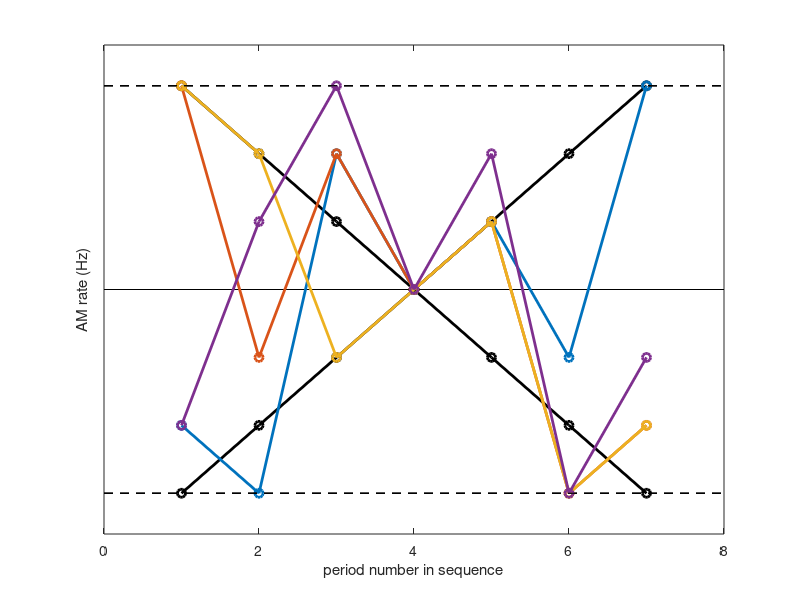

Recreate this plot in MATLAB. (Note: this script raises an error after producing the figure.)
function buffOUT = create_AM_jitter_matfiles_uniform_log2_v3
% New version for creating AM jitter stimuli. 
% Now done formulaically, along presumed perceptual axis.
% Also now always includes the "centroid" AM rate in the vectors, currently
% designed to be in the center position (i.e. 4th rate of vector length 7).
% This allows a standard comparison across randomized and ranked stimuli.
% 
% KP, 2016.

rng('shuffle');


%Stimulus parameters
AMrate      = 4; %Hz
AMrate_exp = log2(AMrate);
log2steps   = [1] ; 

N_periods   = 7; %must be an odd number, because "centroid" rate will always be included
AMrate_pos  = (N_periods+1)/2;
uniqueRates = N_periods;
reps = 4;


%Saving info
pn = 'D:\stim\AMjitter';
savedir = sprintf('AM_%iHz_final',AMrate);

%Plotting info
p_cols = hsv(length(log2steps));
hF = figure; clf

scrsz = get(0,'ScreenSize');
set(hF,'Position',[1 scrsz(4) scrsz(3) scrsz(4)],...
    'Nextplot','add');

plot([0 uniqueRates+1],[AMrate AMrate],'-k')

for ii = 1:numel(log2steps)
    
    rateMin = 2^(AMrate_exp - log2steps(ii) );
    rateMax = 2^(AMrate_exp + log2steps(ii) );
        
    %Get rate values equally spaced in logarithmic axis
    if log2steps(ii)>0
        
        steps = (uniqueRates+1)/2;
        
        rateVec = [2.^ linspace( AMrate_exp-log2steps(ii), AMrate_exp , steps)...
                   2.^ linspace( AMrate_exp, AMrate_exp+log2steps(ii), steps)];
               
        rateVec(steps:steps+1)=[]; %remove repeated rates. they will be added later at a fixed position.
        
        
        %Now permute rates for randomized vectors
        rVidx=[]; buffer=[];
        
        if N_periods > uniqueRates      % long vectors for Appetitive training
            
            rateVec = [rateVec AMrate]; %add centroid rate, order doesn't matter
            
            while numel(rVidx)<N_periods
                rVidx = [rVidx randperm(length(rateVec))];
            end
            
            buffer = rateVec(rVidx(1:N_periods));
            
            filename = sprintf('AM_%iHz_%s_rnd.mat',AMrate,num2str(log2steps(ii)*100));
            savefilename = fullfile(pn,'AppetitiveTraining',filename);
%             save(savefilename,'buffer','-v7.3')
            
            
        elseif N_periods == uniqueRates  % short vectors for ephys and behavior
            
            %Save ranked versions first
            
             %increasing rate
            buffer = sort([rateVec AMrate],'ascend');
            buffer = [buffer(1) buffer];
            buffOUT = buffer;
            
            hold on
            plot( 1:N_periods , buffer(2:end) , 'o-k','LineWidth',2)%, 'Color',p_cols(ii,:) )
            hold off
            
            filename = sprintf('AM_%iHz_%s_inc.mat',AMrate,num2str(log2steps(ii)*100));
            savefilename = fullfile(pn,savedir,filename);
            %             save(savefilename,'buffer','-v7.3')
            
            %decreasing rate
            buffer = sort([rateVec AMrate],'descend');
            buffer = [buffer(1) buffer];
            
            hold on
            plot( 1:N_periods , buffer(2:end) , 'o-k','LineWidth',2)%, 'Color',p_cols(ii,:) )
            hold off
            
            filename = sprintf('AM_%iHz_%s_dec.mat',AMrate,num2str(log2steps(ii)*100));
            savefilename = fullfile(pn,savedir,filename);
%             save(savefilename,'buffer','-v7.3')
            
            
            %Shuffle indices to get random rate vectors
            for rep = 1:reps
                
                buffer=[];
                rVidx = randperm(length(rateVec));
                
                buffer = [rateVec(rVidx(1)),...   %first rate will be skipped in program, but is used for TTL delay
                          rateVec(rVidx(1:AMrate_pos-1)),...
                          AMrate,...   %insert centroid AM rate in desired (middle) position
                          rateVec(rVidx(AMrate_pos:end))];
                
                
                %Save randomized rate vector file for each trial
                
                filename = sprintf('AM_%iHz_%s_rnd-%i.mat',AMrate,num2str(log2steps(ii)*100),rep);
                savefilename = fullfile(pn,savedir,filename);
%                 save(savefilename,'buffer','-v7.3')
                
                %Plot rate vectors
                    
                    hold on
                    plot( 1:N_periods , buffer(2:end) , 'o-','LineWidth',2)%, 'Color',p_cols(ii,:) )
                    plot([0 0; N_periods+1 N_periods+1],...
                        [rateMin rateMax; rateMin rateMax],...
                        '--k')%,'Color',p_cols(ii,:))
                    hold off
%                 end
                
            end
        end
        
    elseif log2steps(ii)==0 %create and save vector for strictly periodic case
        
        buffer = repmat(AMrate,[1 N_periods+1]);
        
        filename = sprintf('AM_%iHz_%s.mat',AMrate,num2str(log2steps(ii)*100));
        if N_periods > uniqueRates
            savefilename = fullfile(pn,'AppetitiveTraining',filename);
        elseif N_periods == uniqueRates
            savefilename = fullfile(pn,savedir,filename);
        end
%         save(savefilename,'buffer','-v7.3')
        
    end
    
end
%Finish plot
set(gca,'YScale','log')
ylim([2.^(AMrate_exp-log2steps(ii)-0.2) 2.^(AMrate_exp+log2steps(ii)+0.2)])
ylabel('AM rate (Hz)')
xlim([0 N_periods+1])
xlabel('period number in sequence')

% Save figure
set(hF,'PaperOrientation','landscape');
print(hF,'-dpdf', '/Users/kpenikis/Documents/MATLAB/Sanes_AMjitter/stimuli/201612/example_sequence','-bestfit')

plot_AMJitter_stimWaveform(buffer)

end







